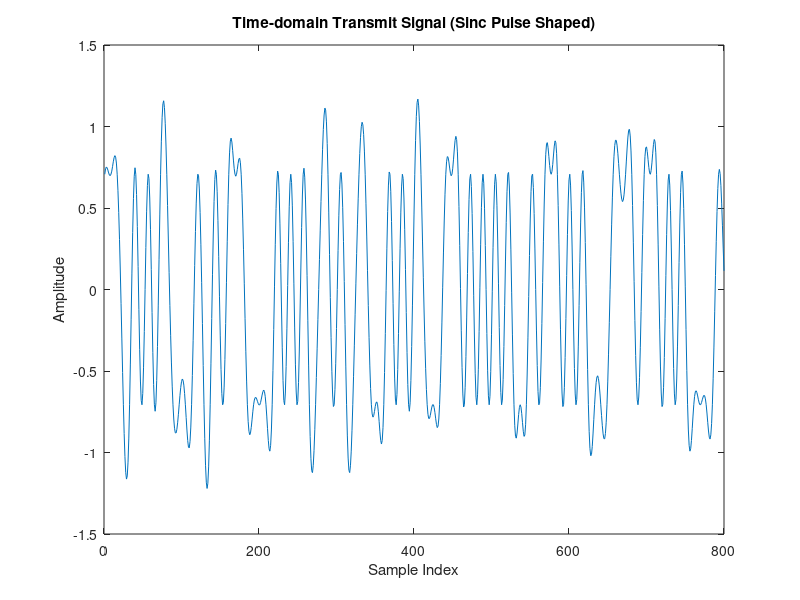

Reproduce this figure in MATLAB. (Note: this script raises an error after producing the figure.)
% Parameters
numSymbols = 100;         % Number of data symbols
sps = 8;                  % Samples per symbol (oversampling factor)
span = 10;                % Filter span in symbols
M = 4;                    % Modulation order (QPSK)
data = randi([0 M-1], numSymbols, 1);
modData = pskmod(data, M, pi/M);  % QPSK modulation
upsampled = zeros(numSymbols * sps, 1);
upsampled(1:sps:end) = modData;  % Insert symbols with zeros between
% Time vector for filter
t = (-span*sps/2 : span*sps/2) / sps;  % In symbol durations

% Sinc pulse (normalized)
sincPulse = sinc(t);  % sinc(x) = sin(pi*x)/(pi*x)

% Optional: apply a window to control sidelobes (e.g., Hamming)
window = hamming(length(sincPulse))';
sincPulse = sincPulse .* window;
txSignal = conv(upsampled, sincPulse, 'same');
% Time-domain plot
figure;
plot(real(txSignal));
title('Time-domain Transmit Signal (Sinc Pulse Shaped)');
xlabel('Sample Index'); ylabel('Amplitude');

% Frequency-domain plot
figure;
pwelch(txSignal, [], [], [], sps*1e3, 'centered');
title('Frequency-domain Spectrum');
